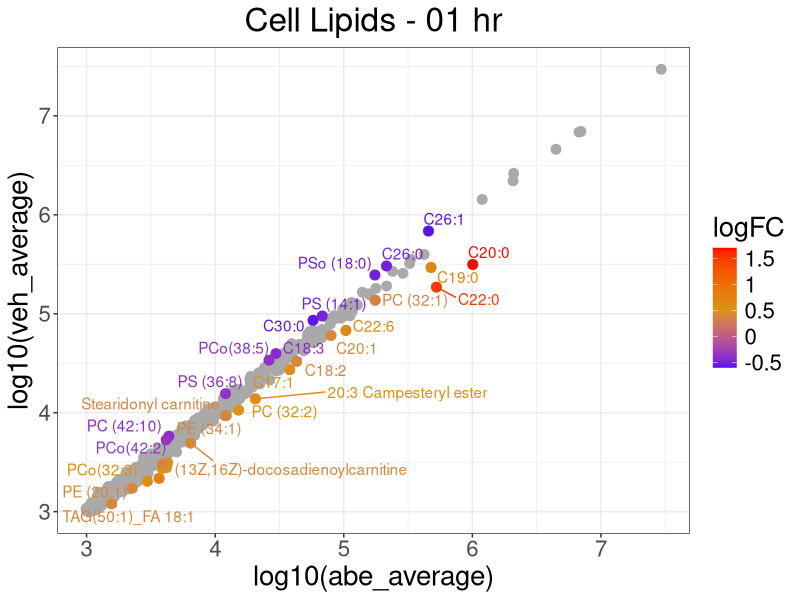
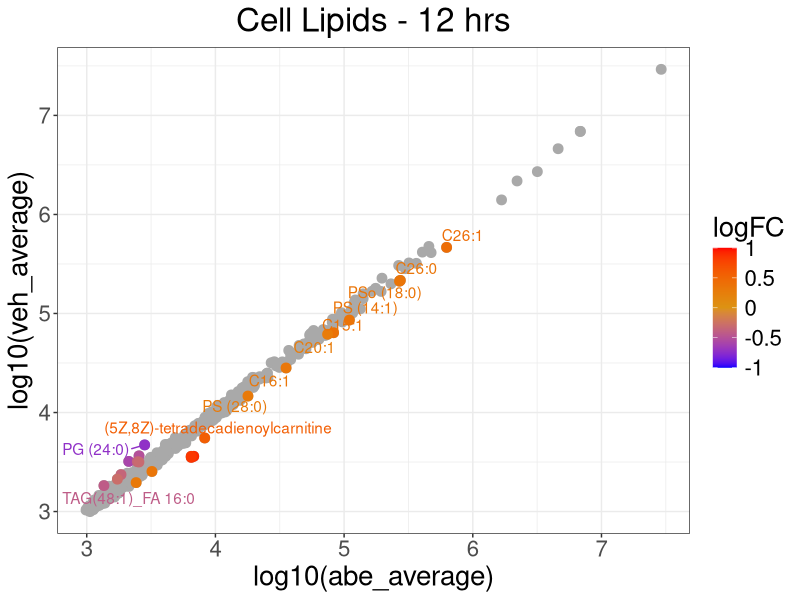
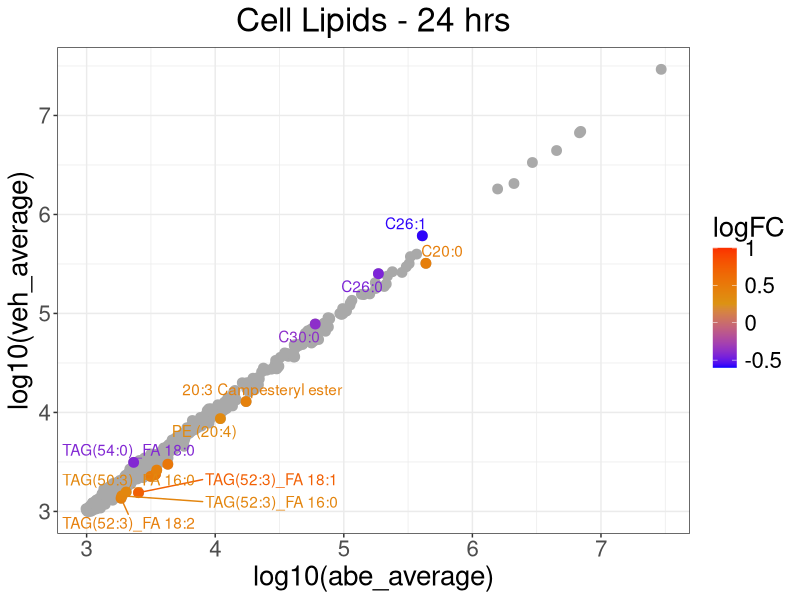
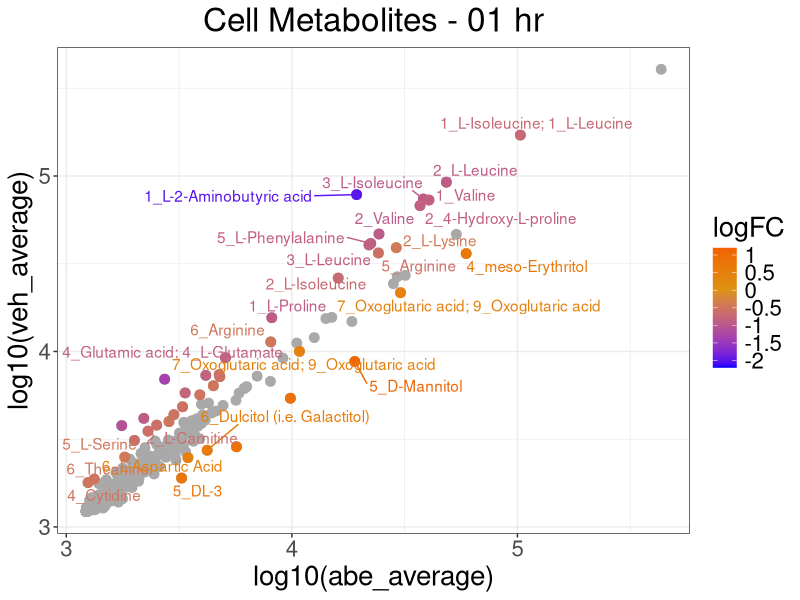
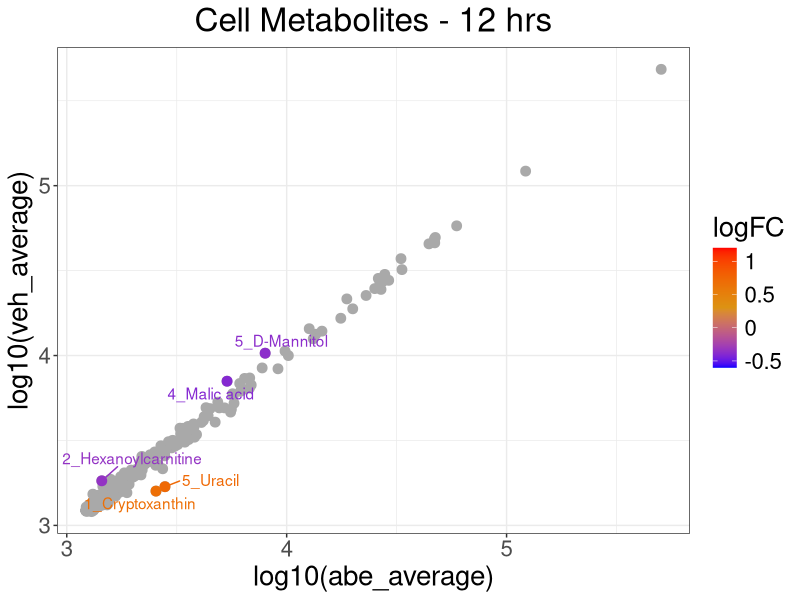
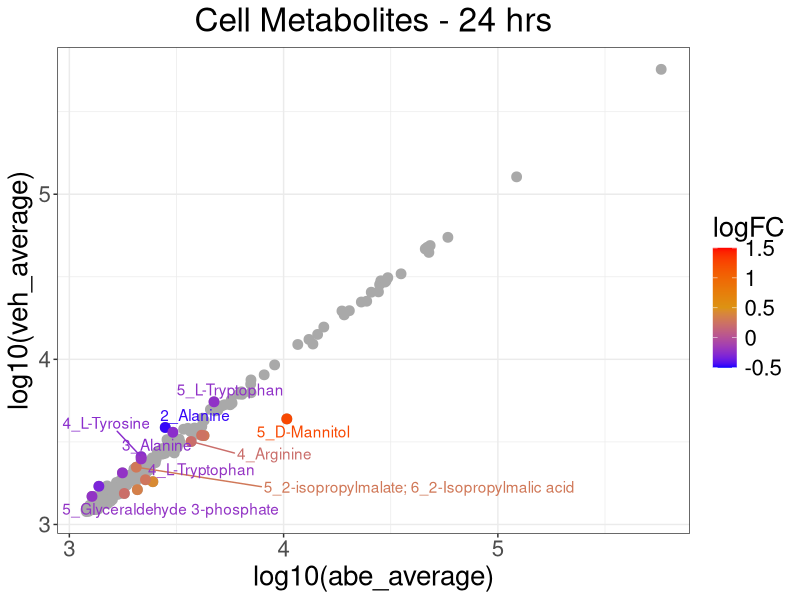
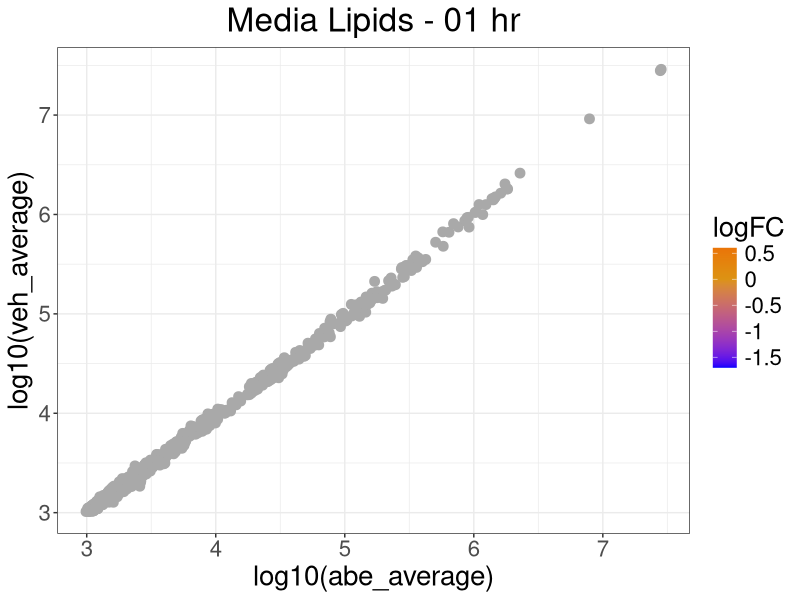
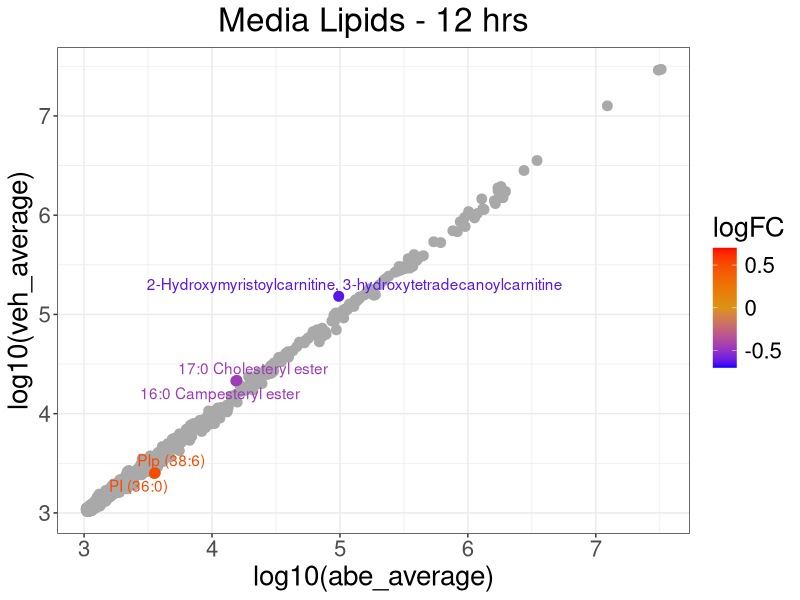

The R script that drew these images, in order:
library(ggplot2)
library(ggrepel)
library(tidyverse)

cl_01 <- read.csv(file = 'cl_01h_full.csv')
cl_12 <- read.csv(file = 'cl_12h_full.csv')
cl_24 <- read.csv(file = 'cl_24h_full.csv')

cm_01 <- read.csv(file = 'cm_01h_full.csv')
cm_12 <- read.csv(file = 'cm_12h_full.csv')
cm_24 <- read.csv(file = 'cm_24h_full.csv')

ml_01 <- read.csv(file = 'ml_01h_full.csv')
ml_12 <- read.csv(file = 'ml_12h_full.csv')
ml_24 <- read.csv(file = 'ml_24h_full.csv')

mm_01 <- read.csv(file = 'mm_01h_full.csv')
mm_12 <- read.csv(file = 'mm_12h_full.csv')
mm_24 <- read.csv(file = 'mm_24h_full.csv')


###cl_01

cl_01_sig_p <- filter(cl_01, cl_01$FDR<0.1)

##Log10 scale
mid<-0.5
cl_01 %>%
  ggplot(aes(x=log10(abe_average),y=log10(veh_average), color=logFC)) + 
  geom_point(alpha=1, color="darkgrey", size = 3) +
  
  geom_point(data=cl_01_sig_p, 
             aes(x=log10(abe_average),y=log10(veh_average)),
             size=3) + scale_color_gradient2(midpoint=mid, low="blue",mid="#DC9313",
                                             high="red", space ="Lab", limits = c(-0.6, 1.7), 
                                             breaks=c(-0.5, 0, 0.5, 1, 1.5),
                                             labels = c(-0.5, 0, 0.5, 1, 1.5))+
  theme_bw()+
  ggtitle("Cell Lipids - 01 hr") +
  theme(text = element_text(size = 20))+
  theme(plot.title = element_text(hjust = 0.5))+
  ggrepel::geom_text_repel(data = cl_01_sig_p, aes(label = lipid))
  
###cl_12

cl_12_sig_p <- filter(cl_12, cl_12$FDR<0.1)

##Log10 scale
mid<-0
cl_12 %>%
  ggplot(aes(x=log10(abe_average),y=log10(veh_average), color=logFC)) + 
  geom_point(alpha=1, color="darkgrey", size = 3) +
  
  geom_point(data=cl_12_sig_p, 
             aes(x=log10(abe_average),y=log10(veh_average)),
             size=3) + scale_color_gradient2(midpoint=mid, low="blue",mid="#DC9313",
                                               high="red", space ="Lab", limits = c(-1, 1), 
                                               breaks=c(-1, -0.5, 0, 0.5, 1),
                                               labels = c(-1, -0.5, 0, 0.5, 1))+
  theme_bw()+
  ggtitle("Cell Lipids - 12 hrs") +
  theme(text = element_text(size = 20))+
  theme(plot.title = element_text(hjust = 0.5))+
  ggrepel::geom_text_repel(data = cl_12_sig_p, aes(label = lipid))  


###cl_24

cl_24_sig_p <- filter(cl_24, cl_24$FDR<0.1)

##Log10 scale
mid<-0.25
cl_24 %>%
  ggplot(aes(x=log10(abe_average),y=log10(veh_average), color=logFC)) + 
  geom_point(alpha=1, color="darkgrey", size = 3) +
  
  geom_point(data=cl_24_sig_p, 
             aes(x=log10(abe_average),y=log10(veh_average)),
             size=3) + scale_color_gradient2(midpoint=mid, low="blue",mid="#DC9313",
                                               high="red", space ="Lab", limits = c(-0.6, 1), 
                                               breaks=c(-0.5, 0, 0.5, 1),
                                               labels = c(-0.5, 0, 0.5, 1))+
  theme_bw()+
  ggtitle("Cell Lipids - 24 hrs") +
  theme(text = element_text(size = 20))+
  theme(plot.title = element_text(hjust = 0.5))+
  ggrepel::geom_text_repel(data = cl_24_sig_p, aes(label = lipid)) 

###cm_01

cm_01_sig_p <- filter(cm_01, cm_01$FDR<0.1)

##Log10 scale
mid<-0
cm_01 %>%
  ggplot(aes(x=log10(abe_average),y=log10(veh_average), color=logFC)) + 
  geom_point(alpha=1, color="darkgrey", size = 3) +
  
  geom_point(data=cm_01_sig_p, 
             aes(x=log10(abe_average),y=log10(veh_average)),
             size=3) + scale_color_gradient2(midpoint=mid, low="blue",mid="#DC9313",
                                               high="red", space ="Lab", limits = c(-2.2, 1.2), 
                                               breaks=c(-2, -1.5, -1, -0.5, 0, 0.5, 1),
                                               labels = c(-2, -1.5, -1, -0.5, 0, 0.5, 1))+
  theme_bw()+
  ggtitle("Cell Metabolites - 01 hr") +
  theme(text = element_text(size = 20))+
  theme(plot.title = element_text(hjust = 0.5))+
  ggrepel::geom_text_repel(data = cm_01_sig_p, aes(label = lipid)) 

###cm_12

cm_12_sig_p <- filter(cm_12, cm_12$FDR<0.1)

##Log10 scale
mid<-0.3
cm_12 %>%
  ggplot(aes(x=log10(abe_average),y=log10(veh_average), color=logFC)) + 
  geom_point(alpha=1, color="darkgrey", size = 3) +
  
  geom_point(data=cm_12_sig_p, 
             aes(x=log10(abe_average),y=log10(veh_average)),
             size=3) + scale_color_gradient2(midpoint=mid, low="blue",mid="#DC9313",
                                               high="red", space ="Lab", limits = c(-0.6, 1.2), 
                                               breaks=c(-0.5, 0, 0.5, 1),
                                               labels = c(-0.5, 0, 0.5, 1))+
  theme_bw()+
  ggtitle("Cell Metabolites - 12 hrs") +
  theme(text = element_text(size = 20))+
  theme(plot.title = element_text(hjust = 0.5))+
  ggrepel::geom_text_repel(data = cm_12_sig_p, aes(label = lipid)) 


###cm_24

cm_24_sig_p <- filter(cm_24, cm_24$FDR<0.1)

##Log10 scale
mid<-0.5
cm_24 %>%
  ggplot(aes(x=log10(abe_average),y=log10(veh_average), color=logFC)) + 
  geom_point(alpha=1, color="darkgrey", size = 3) +
  
  geom_point(data=cm_24_sig_p, 
             aes(x=log10(abe_average),y=log10(veh_average)),
             size=3) + scale_color_gradient2(midpoint=mid, low="blue",mid="#DC9313",
                                               high="red", space ="Lab", limits = c(-0.5, 1.5), 
                                               breaks=c(-0.5, 0, 0.5, 1, 1.5),
                                               labels = c(-0.5, 0, 0.5, 1, 1.5))+
  theme_bw()+
  ggtitle("Cell Metabolites - 24 hrs") +
  theme(text = element_text(size = 20))+
  theme(plot.title = element_text(hjust = 0.5))+
  ggrepel::geom_text_repel(data = cm_24_sig_p, aes(label = lipid)) 


###ml_01

ml_01_sig_p <- filter(ml_01, ml_01$FDR<0.1)

##Log10 scale
mid<-0
ml_01 %>%
  ggplot(aes(x=log10(abe_average),y=log10(veh_average), color=logFC)) + 
  geom_point(alpha=1, color="darkgrey", size = 3) +
  
  geom_point(data=ml_01_sig_p, 
             aes(x=log10(abe_average),y=log10(veh_average)),
             size=3) + scale_color_gradient2(midpoint=mid, low="blue",mid="#DC9313",
                                               high="red", space ="Lab", limits = c(-1.7, 0.6), 
                                               breaks=c(-1.5, -1, -0.5, 0, 0.5),
                                               labels = c(-1.5, -1, -0.5, 0, 0.5))+
  theme_bw()+
  ggtitle("Media Lipids - 01 hr") +
  theme(text = element_text(size = 20))+
  theme(plot.title = element_text(hjust = 0.5))+
  ggrepel::geom_text_repel(data = ml_01_sig_p, aes(label = lipid)) 


###ml_12

ml_12_sig_p <- filter(ml_12, ml_12$FDR<0.1)

##Log10 scale
mid<-0
ml_12 %>%
  ggplot(aes(x=log10(abe_average),y=log10(veh_average), color=logFC)) + 
  geom_point(alpha=1, color="darkgrey", size = 3) +
  
  geom_point(data=ml_12_sig_p, 
             aes(x=log10(abe_average),y=log10(veh_average)),
             size=3) + scale_color_gradient2(midpoint=mid, low="blue",mid="#DC9313",
                                               high="red", space ="Lab", limits = c(-0.7, 0.7), 
                                               breaks=c(-0.5, 0, 0.5),
                                               labels = c(-0.5, 0, 0.5))+
  theme_bw()+
  ggtitle("Media Lipids - 12 hrs") +
  theme(text = element_text(size = 20))+
  theme(plot.title = element_text(hjust = 0.5))+
  ggrepel::geom_text_repel(data = ml_12_sig_p, aes(label = lipid)) 


###ml_24

ml_24_sig_p <- filter(ml_24, ml_24$FDR<0.1)

##Log10 scale
mid<-0
ml_24 %>%
  ggplot(aes(x=log10(abe_average),y=log10(veh_average), color=logFC)) + 
  geom_point(alpha=1, color="darkgrey", size = 3) +
  
  geom_point(data=ml_24_sig_p, 
             aes(x=log10(abe_average),y=log10(veh_average)),
             size=3) + scale_color_gradient2(midpoint=mid, low="blue",mid="#DC9313",
                                               high="red", space ="Lab", limits = c(-1, 1), 
                                               breaks=c(-1, 0, 1),
                                               labels = c(-1, 0, 1))+
  theme_bw()+
  ggtitle("Media Lipids - 24 hr") +
  theme(text = element_text(size = 20))+
  theme(plot.title = element_text(hjust = 0.5))+
  ggrepel::geom_text_repel(data = ml_24_sig_p, aes(label = lipid))

###mm_01

mm_01_sig_p <- filter(mm_01, mm_01$FDR<0.1)

##Log10 scale
mid<- -2.5
mm_01 %>%
  ggplot(aes(x=log10(abe_average),y=log10(veh_average), color=logFC)) + 
  geom_point(alpha=1, color="darkgrey", size = 3) +
  
  geom_point(data=mm_01_sig_p, 
             aes(x=log10(abe_average),y=log10(veh_average)),
             size=3) + scale_color_gradient2(midpoint=mid, low="blue",mid="#DC9313",
                                               high="red", space ="Lab", limits = c(-5, 0), 
                                               breaks=c(-5, -2.5, 0),
                                               labels = c(-5, -2.5, 0))+
  theme_bw()+
  ggtitle("Media Metabolites - 01 hr") +
  theme(text = element_text(size = 20))+
  theme(plot.title = element_text(hjust = 0.5))+
  ggrepel::geom_text_repel(data = mm_01_sig_p, aes(label = lipid))


###mm_12

mm_12_sig_p <- filter(mm_12, mm_12$FDR<0.1)

##Log10 scale
mid<-0.5
mm_12 %>%
  ggplot(aes(x=log10(abe_average),y=log10(veh_average), color=logFC)) + 
  geom_point(alpha=1, color="darkgrey", size = 3) +
  
  geom_point(data=mm_12_sig_p, 
             aes(x=log10(abe_average),y=log10(veh_average)),
             size=3) + scale_color_gradient2(midpoint=mid, low="blue",mid="#DC9313",
                                               high="red", space ="Lab", limits = c(-0.5, 1.5), 
                                               breaks=c(-0.5, 0, 0.5, 1, 1.5),
                                               labels = c(-0.5, 0, 0.5, 1, 1.5))+
  theme_bw()+
  ggtitle("Media Metabolites - 12 hrs") +
  theme(text = element_text(size = 20))+
  theme(plot.title = element_text(hjust = 0.5))+
  ggrepel::geom_text_repel(data = mm_12_sig_p, aes(label = lipid))


###mm_24

mm_24_sig_p <- filter(mm_24, mm_24$FDR<0.1)

##Log10 scale
mid<-0.5
mm_24 %>%
  ggplot(aes(x=log10(abe_average),y=log10(veh_average), color=logFC)) + 
  geom_point(alpha=1, color="darkgrey", size = 3) +
  
  geom_point(data=mm_24_sig_p, 
             aes(x=log10(abe_average),y=log10(veh_average)),
             size=3) + scale_color_gradient2(midpoint=mid, low="blue",mid="#DC9313",
                                               high="red", space ="Lab", limits = c(-0.5, 1.5), 
                                               breaks=c(-0.5, 0, 0.5, 1, 1.5),
                                               labels = c(-0.5, 0, 0.5, 1, 1.5))+
  theme_bw()+
  ggtitle("Media Metabolites - 24 hrs") +
  theme(text = element_text(size = 20))+
  theme(plot.title = element_text(hjust = 0.5))+
  ggrepel::geom_text_repel(data = mm_24_sig_p, aes(label = lipid))